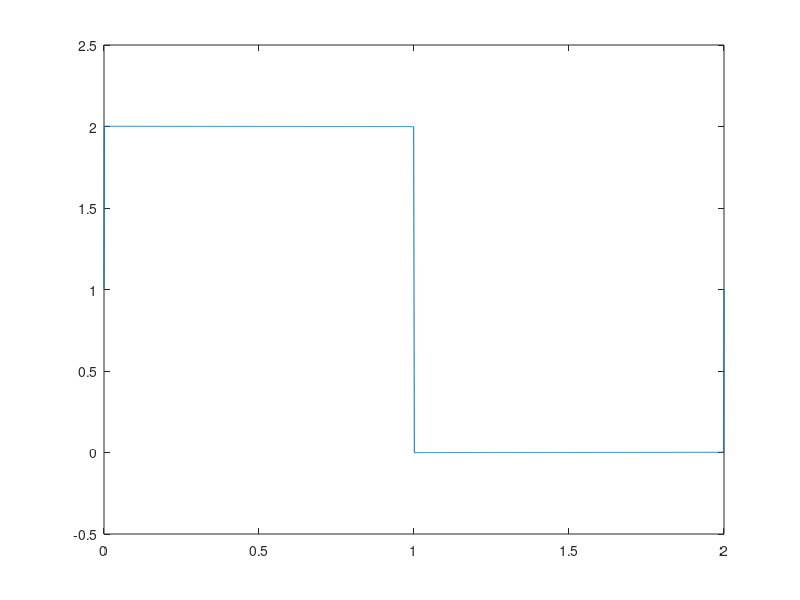

This chart was generated by the following MATLAB code:
clc
close all
clear all
t=0:0.001:2;
h=0.001;
T=2;
k=1000;
N=length(t);
f=zeros(N,1);
f(1:(N+1)/2) = 2;
w=(2*pi)/T;
A=zeros(k,1);
B=zeros(k,1);
A0=(1/N)*sum(f);
for n=1:k
    y=f' .*sin(n*w*t);
    B(n)=y(1) + y(N);
for i=2:N-1
    B(n)=B(n)+2*y(i);
end
     B(n)=B(n)*h/2;
    A(n)=y(1)+y(N);
    for j=2:N-1
        A(n)=B(n)+2*y(j);
    end
    A(n)=A(n)*h/2;
end
f=A0;
for n=1 :k
    f = f + B(n) * sin(n * w * t) + A(n) * cos(n * w * t);
end
plot(t, f)